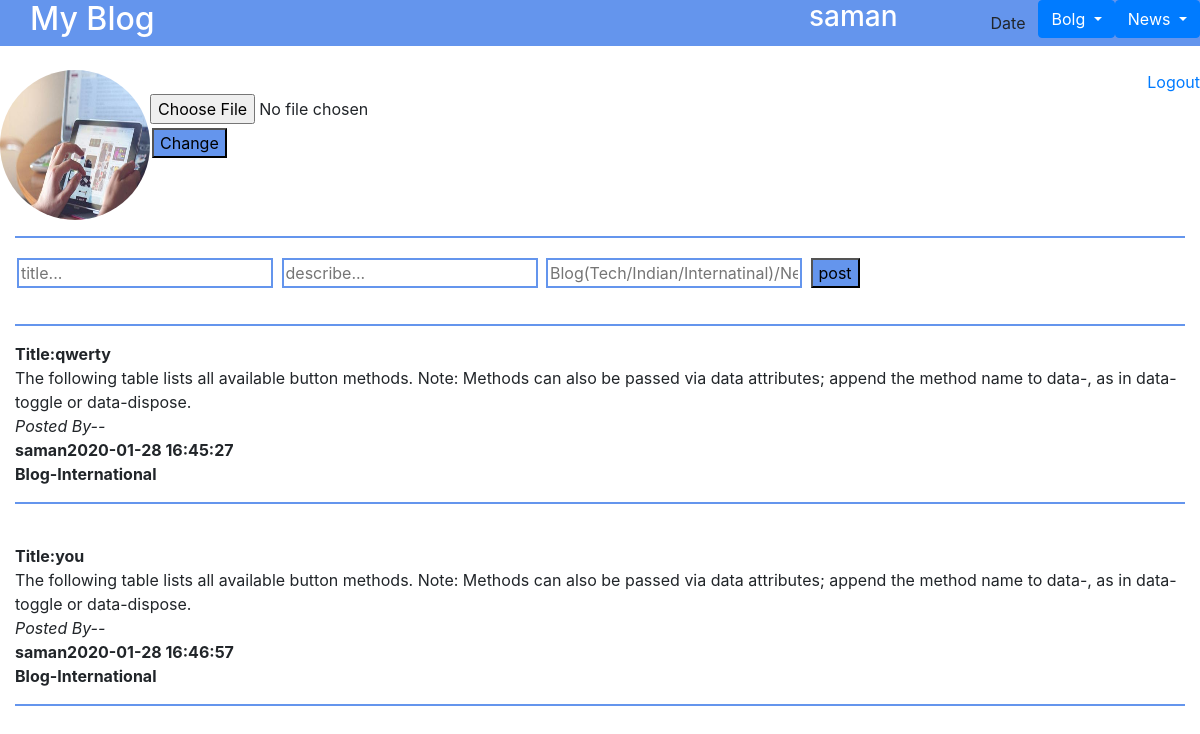
/Bloginternationals.php (signed in), run on the app's committed database.
### tables this page shows
CREATE TABLE `signup` (
  `id` int(11) NOT NULL,
  `name` varchar(200) NOT NULL,
  `passs` varchar(200) NOT NULL,
  `image` varchar(200) NOT NULL
);

CREATE TABLE `posts` (
  `id` int(20) NOT NULL,
  `name` varchar(200) NOT NULL,
  `title` varchar(200) NOT NULL,
  `post` varchar(200) NOT NULL,
  `time` timestamp NOT NULL DEFAULT current_timestamp() ON UPDATE current_timestamp(),
  `Category` varchar(20) NOT NULL
);

### Bloginternationals.php (the view, shortened to what this page needs)
<?php
$conn = mysqli_connect("localhost","root","","blogapp");
$username=$_SESSION['uname'];
if($username=='saman'){
?>
<html>
<head>
<link type="text/css" rel="stylesheet" href="css/bootstrap.css"/>
</head>
<body>
    <div class="container-fluid">
        <div id="head" class="row">
            <div class="col-xs-6 mr-auto" style="margin-left:30px;"><h2>My Blog</h2></div>
            <div class="col-xs-6" style="margin-right:80px;"><h3><?php    echo "$username"   ?></h3></div>
            <button type="button" class="btn">Date</button>
        <div class="dropdown">
  <button type="button" class="btn btn-primary dropdown-toggle" data-toggle="dropdown">
    Bolg
  </button>
</div>
<div class="dropdown">
  <button type="button" class="btn btn-primary dropdown-toggle" data-toggle="dropdown">
    News
  </button>
</div>
</div>
<br>
<div id="profile" class="row">
    <div class="col-xs-2"> <?php
$username=$_SESSION['uname'];
$sql="SELECT * from signup WHERE name='$username'";
$result=$conn->query($sql);
if($result->num_rows > 0 )
{
    while($row = $result->fetch_assoc()){
        $location = $row["image"];
        echo "<img id='img' src='$location'>";
    }
}
else{
    echo "0 results";
}
?>
</div>
<div id="pro2" class="col-xs-2">
    <?php
$conn = mysqli_connect("localhost","root","","blogapp");
echo "<br>";
echo "
<form action='home1.php' method='post' enctype='multipart/form-data'>
<input type ='file' name='myfile'><br>
<input type='submit' name='submit1' value='Change'>
</form>
";
?>
</div>
<div id="pro3" class="col-xs-8 ml-auto">
    <a href="logout.php">Logout</a></div>
</div>
<hr>
<div id="post" class="row ml-auto">
<div class="col-xs-12"><form method="post" action="post.php">
<input type="text" name="title" placeholder="title...">
<input type="text" name="desc" placeholder="describe...">
<input type="text" name="category" placeholder="Blog(Tech/Indian/Internatinal)/News(Tech/Indian/Internatinal)">
<input type="submit" value="post">
</form>
</div>
</div>
<hr>
<div id="body" class="row">
<div class="col-md-12">
<?php $sql="SELECT * FROM posts WHERE Category='Blog-International'";
$result = $conn->query($sql);
if($result->num_rows > 0){
    while($row = $result->fetch_assoc()){
        echo "<b>"."Title:" .$row["title"]."</b>"."<br>".$row["post"]."<br>"."<i>Posted By--</i><br>"."<b>".$row["name"]."</b>"."<b>".$row["time"]."</b>"."<br>"."<b>".$row["Category"]."</b>";
    echo "<hr>";
    echo "<br>";
    }
} else{
    echo "0 results";
}
?>
<?php } ?>
</div>

### Bloginternationals.php (style rules this page uses)
#head { background-color:cornflowerblue; color:white; }
hr { border: 1px solid cornflowerblue; }
#img { height:150px; width:150px; border-radius:100px; }
#pro3 { text-align:right; }
input[type=submit] { background-color:cornflowerblue; height:30px; text-decoration:none; margin:4px 2px; }
input[type=text] { border: 2px solid cornflowerblue; text-decoration:none; margin:4px 2px; }

### data on the page
signup: image (picture)
posts: title "qwerty", post "The following table lists all available button methods. Note: Methods can also be passed via data attributes; append the method name to data-, as in data-toggle or data-dispose.", name "saman", time "2020-01-28 16:45:27", Category "Blog-International"
posts: title "you", post "The following table lists all available button methods. Note: Methods can also be passed via data attributes; append the method name to data-, as in data-toggle or data-dispose.", name "saman", time "2020-01-28 16:46:57", Category "Blog-International"

### other printed values
$username "saman"
